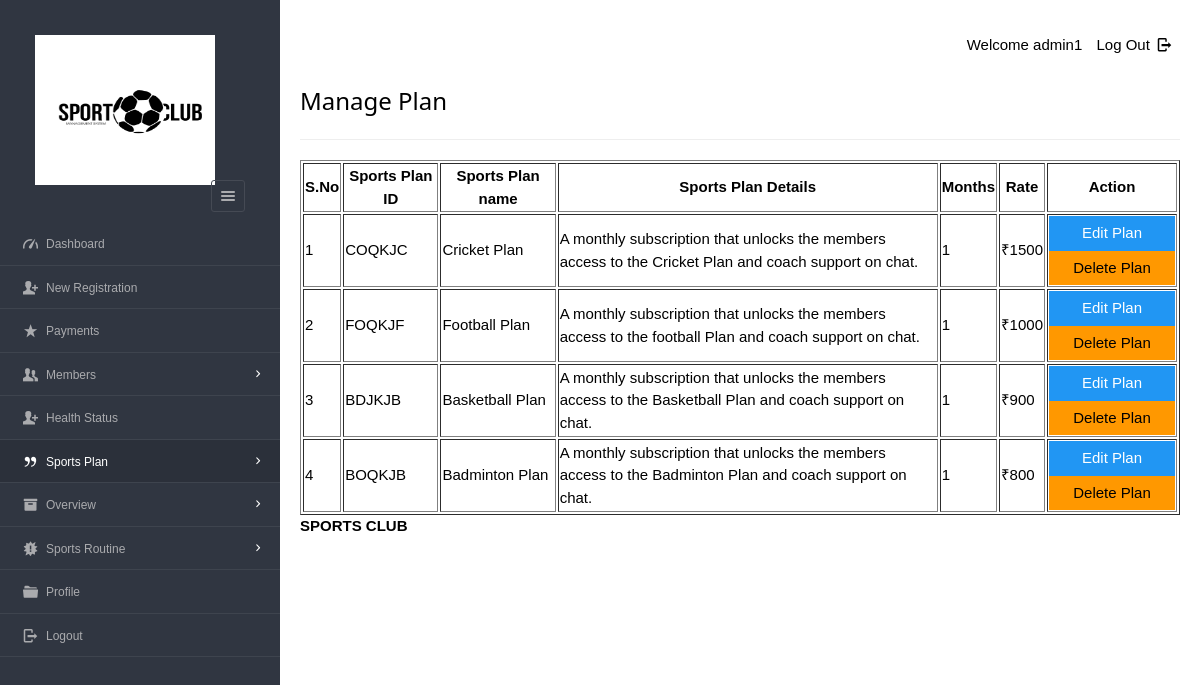
The page /dashboard/admin/view_plan.php (signed in) on the database its author committed.
### tables this page shows
CREATE TABLE `plan` (
`pid` varchar(8),
`planName` varchar(20),
`description` varchar(200),
`validity` varchar(20),
`amount` int(10) NOT NULL,
`active` varchar(255),
PRIMARY KEY (`pid`) USING BTREE,
INDEX `pid`(`pid`) USING BTREE
);

### dashboard/admin/view_plan.php (the view, shortened to what this page needs)
<?php
require '../../include/db_conn.php';
?>
<!DOCTYPE html>
<html lang="en">
<head>
    <link rel="stylesheet" href="../../css/style.css"  id="style-resource-5">
    <link rel="stylesheet" href="../../css/dashMain.css">
    <link rel="stylesheet" type="text/css" href="../../css/entypo.css">
	<link href="a1style.css" rel="stylesheet" type="text/css">
</head>
     <body class="page-body  page-fade" onload="collapseSidebar()">
    	<div class="page-container sidebar-collapsed" id="navbarcollapse">
		<div class="sidebar-menu">
			<header class="logo-env">
			<div class="logo">
				<a href="main.php">
					<img src="logo1.png" alt="" width="192" height="80" />
				</a>
			</div>
					<div class="sidebar-collapse" onclick="collapseSidebar()">
				<a href="#" class="sidebar-collapse-icon with-animation">
					<i class="entypo-menu"></i>
				</a>
			</div>
			</header>
    		<?php include('nav.php'); ?>
    	</div>
    		<div class="main-content">
				<div class="row">
					<div class="col-md-6 col-sm-8 clearfix">
					</div>
					<div class="col-md-6 col-sm-4 clearfix hidden-xs">
						<ul class="list-inline links-list pull-right">
							<li>Welcome <?php echo $_SESSION['full_name']; ?>
							</li>
							<li>
								<a href="logout.php">
									Log Out <i class="entypo-logout right"></i>
								</a>
							</li>
						</ul>
					</div>
				</div>
		<h3>Manage Plan</h3>
		<hr />
		<table class="table table-bordered datatable" id="table-1" border=1>
			<thead>
				<tr>
					<th>S.No</th>
					<th>Sports Plan ID</th>
					<th>Sports Plan name</th>
					<th>Sports Plan Details</th>
					<th>Months</th>
					<th>Rate</th>
					<th>Action</th>
				</tr>
			</thead>
				<tbody>
					<?php
					$query  = "select * from plan where active='yes' ORDER BY amount DESC";
					$result = mysqli_query($con, $query);
					$sno    = 1;
					if (mysqli_affected_rows($con) != 0) {
					    while ($row = mysqli_fetch_array($result, MYSQLI_ASSOC)) {
					        $msgid = $row['pid'];
					        echo "<tr><td>" . $sno . "</td>";
					        echo "<td>" . $row['pid'] . "</td>";
					        echo "<td>" . $row['planName'] . "</td>";
					        echo "<td width='380'>" . $row['description'] . "</td>";
					        echo "<td>" . $row['validity'] . "</td>";
					        echo "<td>₹" . $row['amount'] . "</td>";
					        $sno++;
					        echo '<td><a href=edit_plan.php?id="'.$row['pid'].'"><input type="button" class="a1-btn a1-blue" id="boxxe" style="width:100%" value="Edit Plan" ></a><form action="del_plan.php" method="post" onSubmit="return ConfirmDelete();"><input type="hidden" name="name" value="' . $msgid .'"/><input type="submit" id="button1" value="Delete Plan" class="a1-btn a1-orange"/></form></td></tr>';
					    }
					}
					?>
				</tbody>
		</table>
<?php include('footer.php'); ?>
    	</div>
    </body>
</html>

### dashboard/admin/nav.php (shortened to what this page needs)
<ul id="main-menu" class="" >
    <li id="dash"><a href="index.php"><i class="entypo-gauge"></i><span>Dashboard</span></a></li>
	<li id="regis"><a href="new_entry.php"><i class="entypo-user-add"></i><span>New Registration</span></a>
	<li id="paymnt"><a href="payments.php"><i class="entypo-star"></i><span>Payments</span></a></li>
	<li class="" id="hassubopen"><a href="#" onclick="memberExpand(1)"><i class="entypo-users"></i><span>Members</span></a>
	</li>
	<li id="health_status"><a href="new_health_status.php"><i class="entypo-user-add"></i><span>Health Status</span></a>
		<li class="" id="planhassubopen"><a href="#" onclick="memberExpand(2)"><i class="entypo-quote"></i><span>Sports Plan</span></a>
	<li class="" id="overviewhassubopen"><a href="#" onclick="memberExpand(3)"><i class="entypo-box"></i><span>Overview</span></a>
	<li class="" id="routinehassubopen"><a href="#" onclick="memberExpand(4)"><i class="entypo-alert"></i><span>Sports Routine</span></a>
	</li>
	<li id="adminprofile"><a href="more-userprofile.php"><i class="entypo-folder"></i><span>Profile</span></a></li>
	<li><a href="logout.php"><i class="entypo-logout"></i><span>Logout</span></a></li>
</ul>

### dashboard/admin/footer.php
<footer class="main"><strong>SPORTS CLUB </strong></footer>

### css/style.css (style rules this page uses)
html { font-size: 62.5%; font-family: sans-serif; }
div { display: block; }
body { font-family: "Noto Sans", sans-serif, "Helvetica Neue", Helvetica, Arial, sans-serif; font-size: 12px; line-height: 1.428571429; display: block; margin: 0; }
*, *:before, *:after { box-sizing: border-box; }
a { text-decoration: none; background: transparent; }
img { vertical-align: middle; }
img { border: 0; }
.logo img { width: 220px; height: 200px; }
input, button, select, textarea { font-family: inherit; font-size: inherit; line-height: inherit; }
button, input { line-height: normal; }
button, input, select, textarea { font-family: inherit; font-size: 100%; margin: 0; }
input { background-color: white; cursor: text; padding: 1px; border-width: 2px; border-style: inset; border-color: initial; border-image: initial; }
input, textarea, select, button { text-rendering: auto; color: initial; letter-spacing: normal; word-spacing: normal; text-transform: none; text-indent: 0px; text-shadow: none; display: inline-block; text-align: start; margin: 0em; font: 400 13.3333px Arial; }
button, html input[type="button"], input[type="reset"], input[type="submit"] { cursor: pointer; }
a { color: #373e4a; text-decoration: none; }
a { background: transparent; }
a { color: #373e4a; }
.page-container { position: relative; padding-left: 280px; }
.page-container .sidebar-menu { position: absolute; width: 280px; top: 0; left: 0; bottom: 0; background: #303641; color: #aaabae; z-index: 1; min-height: 796px; box-sizing: border-box; }
.page-container .sidebar-menu .logo-env { width: 100%; padding: 35px; padding-bottom: 10px; box-sizing: border-box; }
.page-container .sidebar-menu .logo-env:before, .page-container .sidebar-menu .logo-env:after { content: " "; display: table; }
.page-container .sidebar-menu .logo-env > div { display: block; vertical-align: middle; white-space: nowrap; float: left; }
.page-container .sidebar-menu .logo-env > div > a { display: inline-block; color: #aaabae; }
.page-container .sidebar-menu .logo-env > div.sidebar-collapse, .page-container .sidebar-menu .logo-env > div.sidebar-mobile-menu { position: relative; float: right; }
.page-container .sidebar-menu .logo-env > div.sidebar-collapse a, .page-container .sidebar-menu .logo-env > div.sidebar-mobile-menu a { display: inline-block; border: 1px solid #454a54; text-align: center; padding: 0; line-height: 1; font-size: 20px; font-weight: 300; padding: 5px 2px; background-clip: padding-box; border-radius: 3px; transition: all 200ms ease-in-out; }
.page-container .sidebar-menu .logo-env .logo img { width: 180px; height: 150px; }
.page-container .sidebar-menu .logo-env:after { clear: both; }
.page-container .sidebar-menu #main-menu { list-style: none; margin: 0; padding: 0; margin-bottom: 20px; }
ul, ol { margin-top: 0; margin-bottom: 8.5px; }
ul, menu, dir { display: block; list-style-type: disc; }
.page-container .sidebar-menu #main-menu li { position: relative; margin: 0; font-size: 12px; border-bottom: 1px solid rgba(69, 74, 84, 0.7); }
li { display: list-item; }
.page-container .sidebar-menu #main-menu li a { position: relative; display: block; padding: 10px 20px; color: #aaabae; z-index: 2; transition: color 250ms ease-in-out, background-color 250ms ease-in-out; }
.page-container .sidebar-menu #main-menu li a i { top: 1px; }
.page-container .sidebar-menu #main-menu li i { position: relative; font-size: 15px; margin-right: 5px; }
i, cite, em, var, address, dfn { font-style: italic; }
.page-container .sidebar-menu #main-menu li a span { transition: 350ms opacity ease-in-out; }
.page-container .sidebar-menu #main-menu li.has-sub > a:before { position: relative; content: '\e877'; content: '\e879'; display: inline-block; font-family: 'Entypo'; color: #454a54; color: #FFF; float: right; font-size: 15px; margin-left: 13px; top: 0px; transition: all 300ms ease-in-out; }

### dashboard/admin/view_plan.php (style rules this page uses)
#button1 { width:126px; }
.page-container .sidebar-menu #main-menu li#planhassubopen > a { background-color: #2b303a; color: #ffffff; }

### rows shown on the page
plan: pid "COQKJC", planName "Cricket Plan", description "A monthly subscription that unlocks the members access to the Cricket Plan and coach support on chat.", validity "1", amount "1500"
plan: pid "FOQKJF", planName "Football Plan", description "A monthly subscription that unlocks the members access to the football Plan and coach support on chat.", validity "1", amount "1000"
plan: pid "BDJKJB", planName "Basketball Plan", description "A monthly subscription that unlocks the members access to the Basketball Plan and coach support on chat.", validity "1", amount "900"
plan: pid "BOQKJB", planName "Badminton Plan", description "A monthly subscription that unlocks the members access to the Badminton Plan and coach support on chat.", validity "1", amount "800"

### other values the page prints
$_SESSION['full_name'] "admin1"
